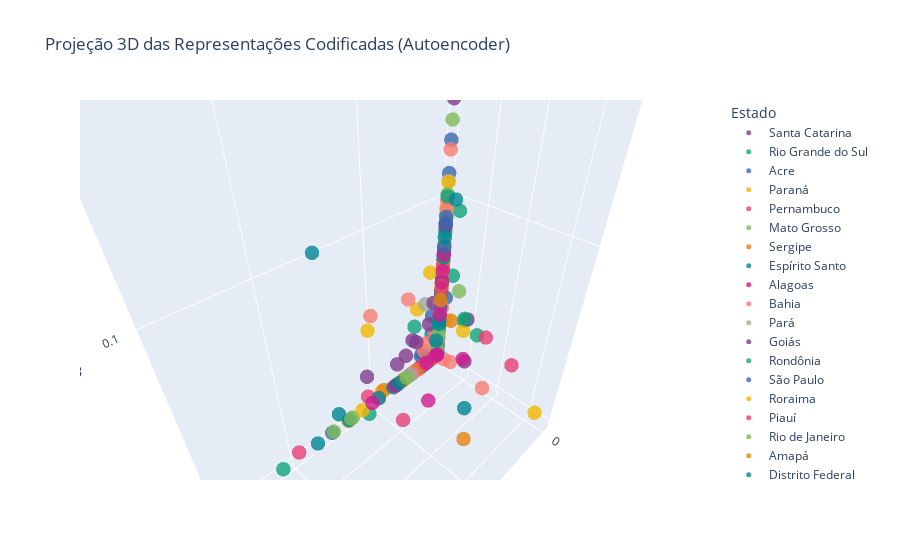

Write notebook code for a chart like this one.
### Markdown cell above
A aplicação do modelo de Logistic Regression antes e depois da redução de dimensionalidade com Autoencoder revelou diferenças marcantes em desempenho e eficiência. Sem a redução, o modelo apresentou uma acurácia de 0,0667 e F1-score de 0,0540, com tempo de treino de 2,41 segundos, demonstrando alguma capacidade de identificar padrões, mas com baixa precisão geral. Após a redução para oito dimensões latentes, o tempo de treino caiu para 0,02 segundos, evidenciando um ganho significativo em eficiência computacional. Contudo, tanto a acurácia quanto o F1-score foram 0,0000, indicando perda total de capacidade preditiva. Essa queda pode ser explicada pela compressão excessiva dos dados, que eliminou informações relevantes, e pelo fato de o Autoencoder ser um método não supervisionado, que aprende a reconstruir os dados sem considerar as classes. Assim, conclui-se que, embora a redução de dimensionalidade melhore o desempenho computacional, ela deve ser aplicada com cautela para não comprometer a representatividade dos dados. Apesar disso, o erro de reconstrução (MSE = 0.00247) indica que o autoencoder conseguiu representar bem a estrutura geral dos dados, ainda que tenha perdido informações relevantes para a tarefa de classificação. Conclui-se, portanto, que a redução de dimensionalidade trouxe benefícios em desempenho computacional, mas comprometeu a representatividade dos dados para fins preditivos, mostrando que esse tipo de técnica deve ser utilizada com cautela e balanceamento entre compressão e preservação de informação.

### Code cell
from sklearn.model_selection import train_test_split
import plotly.express as px

# Separa variável-alvo e preditoras
y = df['Estado']
X = df.drop(columns=['Estado'])

# Converte variáveis categóricas em numéricas (one-hot encoding)
X_encoded = pd.get_dummies(X, drop_first=True)

# Divide em conjuntos de treino e teste
X_train, X_test, y_train, y_test = train_test_split(
    X_encoded, y, test_size=0.2, random_state=42
)

# Cria DataFrame com as 3 primeiras dimensões codificadas (saída do encoder)
df_encoded = pd.DataFrame(X_train_encoded[:, :3], columns=['Dim1', 'Dim2', 'Dim3'])

# Adiciona a coluna da variável-alvo (Estado)
df_encoded['Estado'] = y_train.values

# Gera gráfico 3D interativo com Plotly
fig = px.scatter_3d(
    df_encoded, 
    x='Dim1', 
    y='Dim2', 
    z='Dim3',
    color='Estado',
    title='Projeção 3D das Representações Codificadas (Autoencoder)',
    opacity=0.8,
    color_discrete_sequence=px.colors.qualitative.Bold
)

# Ajusta tamanho dos pontos e exibe o gráfico
fig.update_traces(marker=dict(size=5))
fig.show()

### Figure 1 — Plotly figure (JSON) as saved in the notebook; plotly's stock layout.template omitted (floating-point values rounded to 4 significant figures)
{"data": [{"hovertemplate": "Estado=Santa Catarina<br>Dim1=%{x}<br>Dim2=%{y}<br>Dim3=%{z}<extra></extra>", "legendgroup": "Santa Catarina", "marker": {"color": "rgb(127, 60, 141)", "opacity": 0.8, "size": 5, "symbol": "circle"}, "mode": "markers", "name": "Santa Catarina", "scene": "scene", "showlegend": true, "type": "scatter3d", "x": [0.02645, 0.0, 0.0, 0.0, 0.0, 0.0, 0.0, 0.0, 0.0, 0.0], "y": [0.0, 0.0, 0.0, 0.0, 0.0, 0.0, 0.01944, 0.0, 0.0, 0.0], "z": [0.01695, 0.1423, 0.04972, 0.02801, 0.04278, 0.008667, 0.008068, 0.0, 0.03129, 0.01108]}, {"hovertemplate": "Estado=Rio Grande do Sul<br>Dim1=%{x}<br>Dim2=%{y}<br>Dim3=%{z}<extra></extra>", "legendgroup": "Rio Grande do Sul", "marker": {"color": "rgb(17, 165, 121)", "opacity": 0.8, "size": 5, "symbol": "circle"}, "mode": "markers", "name": "Rio Grande do Sul", "scene": "scene", "showlegend": true, "type": "scatter3d", "x": [0.0, 0.0, 0.1059, 0.0, 0.001873, 0.0, 0.0, 0.0, 0.0, 0.02031], "y": [0.01624, 0.0, 0.0, 0.0, 0.009103, 0.0, 0.0, 0.0, 0.006764, 0.0], "z": [0.03487, 0.0, 0.0, 0.01748, 0.09588, 0.0334, 0.0, 0.04616, 0.05872, 0.03337]}, {"hovertemplate": "Estado=Acre<br>Dim1=%{x}<br>Dim2=%{y}<br>Dim3=%{z}<extra></extra>", "legendgroup": "Acre", "marker": {"color": "rgb(57, 105, 172)", "opacity": 0.8, "size": 5, "symbol": "circle"}, "mode": "markers", "name": "Acre", "scene": "scene", "showlegend": true, "type": "scatter3d", "x": [0.07779, 0.0, 0.006573, 0.02162, 0.0144, 0.0, 0.0, 0.0, 0.01333, 0.0], "y": [0.0, 0.0, 0.0, 0.0, 0.0, 0.0, 0.0, 0.0, 0.0, 0.0], "z": [0.0, 0.05495, 0.03286, 0.0, 0.008576, 0.0, 0.1106, 0.0, 0.01014, 0.1255]}, {"hovertemplate": "Estado=Paraná<br>Dim1=%{x}<br>Dim2=%{y}<br>Dim3=%{z}<extra></extra>", "legendgroup": "Paraná", "marker": {"color": "rgb(242, 183, 1)", "opacity": 0.8, "size": 5, "symbol": "circle"}, "mode": "markers", "name": "Paraná", "scene": "scene", "showlegend": true, "type": "scatter3d", "x": [0.0, 0.0, 0.01192, 0.0, 0.001243, 0.04809, 0.01146, 0.0, 0.0, 0.06749, 0.01859, 0.0, 0.0], "y": [0.0, 0.01646, 0.06891, 0.004313, 0.0, 0.003947, 0.001481, 0.0, 0.0, 0.0, 0.0, 0.0, 0.0], "z": [0.003049, 0.02824, 0.0174, 0.02884, 0.0, 0.008973, 0.06346, 0.09426, 0.007716, 0.0, 0.04376, 0.0, 0.009447]}, {"hovertemplate": "Estado=Pernambuco<br>Dim1=%{x}<br>Dim2=%{y}<br>Dim3=%{z}<extra></extra>", "legendgroup": "Pernambuco", "marker": {"color": "rgb(231, 63, 116)", "opacity": 0.8, "size": 5, "symbol": "circle"}, "mode": "markers", "name": "Pernambuco", "scene": "scene", "showlegend": true, "type": "scatter3d", "x": [0.05056, 0.0, 0.0, 0.0, 0.0, 0.0, 0.0, 0.0, 0.0, 0.09675, 0.0282], "y": [0.02172, 0.0, 0.0, 0.0, 0.0, 0.0, 0.0, 0.0, 0.0, 0.0, 0.0], "z": [0.00471, 0.03557, 0.01344, 0.01694, 0.05001, 0.04536, 0.0315, 0.05835, 0.0, 0.003243, 0.0]}, {"hovertemplate": "Estado=Mato Grosso<br>Dim1=%{x}<br>Dim2=%{y}<br>Dim3=%{z}<extra></extra>", "legendgroup": "Mato Grosso", "marker": {"color": "rgb(128, 186, 90)", "opacity": 0.8, "size": 5, "symbol": "circle"}, "mode": "markers", "name": "Mato Grosso", "scene": "scene", "showlegend": true, "type": "scatter3d", "x": [0.0, 0.06456, 0.0, 0.0, 0.0, 0.0, 0.0, 0.0, 0.004121, 0.0, 0.0, 0.0], "y": [0.0, 0.0, 0.0, 0.0, 0.0, 0.0, 0.0, 0.0, 0.0, 0.0, 0.0, 0.0], "z": [0.0, 0.0, 0.00409, 0.02462, 0.0, 0.03383, 0.1003, 0.05299, 0.0, 0.01663, 0.01521, 0.09056]}, {"hovertemplate": "Estado=Sergipe<br>Dim1=%{x}<br>Dim2=%{y}<br>Dim3=%{z}<extra></extra>", "legendgroup": "Sergipe", "marker": {"color": "rgb(230, 131, 16)", "opacity": 0.8, "size": 5, "symbol": "circle"}, "mode": "markers", "name": "Sergipe", "scene": "scene", "showlegend": true, "type": "scatter3d", "x": [0.0, 0.0, 0.0, 0.0, 0.04306, 0.0, 0.01533, 0.01421, 0.03529, 0.0], "y": [0.0, 0.0, 0.0, 0.0, 0.0, 0.0, 0.0, 0.0, 0.0476, 0.0], "z": [0.0, 0.054, 0.0, 0.0, 0.003313, 0.04311, 0.0, 0.0, 0.0, 0.03842]}, {"hovertemplate": "Estado=Espírito Santo<br>Dim1=%{x}<br>Dim2=%{y}<br>Dim3=%{z}<extra></extra>", "legendgroup": "Espírito Santo", "marker": {"color": "rgb(0, 134, 149)", "opacity": 0.8, "size": 5, "symbol": "circle"}, "mode": "markers", "name": "Espírito Santo", "scene": "scene", "showlegend": true, "type": "scatter3d", "x": [0.03594, 0.0, 0.08644, 0.0, 0.0, 0.0, 0.07272, 0.006982, 0.0], "y": [0.0, 0.0, 0.0, 0.0, 0.0, 0.0, 0.0, 0.0008024, 0.0], "z": [0.0, 0.05054, 0.0, 0.0, 0.0, 0.07291, 0.009405, 0.02061, 0.03297]}, {"hovertemplate": "Estado=Alagoas<br>Dim1=%{x}<br>Dim2=%{y}<br>Dim3=%{z}<extra></extra>", "legendgroup": "Alagoas", "marker": {"color": "rgb(207, 28, 144)", "opacity": 0.8, "size": 5, "symbol": "circle"}, "mode": "markers", "name": "Alagoas", "scene": "scene", "showlegend": true, "type": "scatter3d", "x": [0.0, 0.0, 0.0, 0.0, 0.0, 0.0, 0.0, 0.0, 0.03453, 0.04285, 0.0], "y": [0.0, 0.0, 0.0, 0.0, 0.0, 0.0, 0.0, 0.0, 0.0, 0.03058, 0.0], "z": [0.1457, 0.04159, 0.02043, 0.0, 0.03168, 0.06488, 0.0, 0.0, 0.0, 0.01972, 0.0]}, {"hovertemplate": "Estado=Bahia<br>Dim1=%{x}<br>Dim2=%{y}<br>Dim3=%{z}<extra></extra>", "legendgroup": "Bahia", "marker": {"color": "rgb(249, 123, 114)", "opacity": 0.8, "size": 5, "symbol": "circle"}, "mode": "markers", "name": "Bahia", "scene": "scene", "showlegend": true, "type": "scatter3d", "x": [0.04709, 0.0, 0.009879, 0.0, 0.0, 0.0163, 0.0, 0.0, 0.01204, 0.0, 0.0], "y": [0.0, 0.0, 0.0, 0.0, 0.0, 0.04234, 0.0, 0.0, 0.0, 0.0, 0.0], "z": [0.0, 0.04626, 0.01556, 0.01926, 0.04176, 0.01681, 0.1499, 0.09289, 0.01089, 0.05054, 0.008735]}, {"hovertemplate": "Estado=Pará<br>Dim1=%{x}<br>Dim2=%{y}<br>Dim3=%{z}<extra></extra>", "legendgroup": "Pará", "marker": {"color": "rgb(165, 170, 153)", "opacity": 0.8, "size": 5, "symbol": "circle"}, "mode": "markers", "name": "Pará", "scene": "scene", "showlegend": true, "type": "scatter3d", "x": [0.0, 0.0, 0.0, 0.0, 0.02654, 0.0, 0.0, 0.0, 0.0, 0.0, 0.0], "y": [0.0, 0.0, 0.0, 0.0, 0.01211, 0.0, 0.0, 0.0, 0.0, 0.0, 0.0], "z": [0.05611, 0.02983, 0.03472, 0.01615, 0.05779, 0.0, 0.06144, 0.01168, 0.03146, 0.1069, 0.04075]}, {"hovertemplate": "Estado=Goiás<br>Dim1=%{x}<br>Dim2=%{y}<br>Dim3=%{z}<extra></extra>", "legendgroup": "Goiás", "marker": {"color": "rgb(127, 60, 141)", "opacity": 0.8, "size": 5, "symbol": "circle"}, "mode": "markers", "name": "Goiás", "scene": "scene", "showlegend": true, "type": "scatter3d", "x": [0.0, 0.0, 0.0, 0.0, 0.01137, 0.0, 0.01859, 0.0, 0.005818, 0.0, 0.02152, 0.03354, 0.0], "y": [0.0, 0.0, 0.0, 0.0, 0.0, 0.01843, 0.0, 0.0, 0.0, 0.0, 0.0, 0.0, 0.0], "z": [0.05282, 0.01407, 0.0681, 0.04472, 0.0, 0.03709, 0.02162, 0.03979, 0.04109, 0.0, 0.02472, 0.0, 0.00833]}, {"hovertemplate": "Estado=Rondônia<br>Dim1=%{x}<br>Dim2=%{y}<br>Dim3=%{z}<extra></extra>", "legendgroup": "Rondônia", "marker": {"color": "rgb(17, 165, 121)", "opacity": 0.8, "size": 5, "symbol": "circle"}, "mode": "markers", "name": "Rondônia", "scene": "scene", "showlegend": true, "type": "scatter3d", "x": [0.0, 0.05717, 0.0, 0.0, 0.0, 0.0, 0.006689, 0.001011, 0.0, 0.02296, 0.0], "y": [0.0253, 0.004138, 0.0, 0.0, 0.0, 0.0, 0.0, 0.0, 0.0, 0.0, 0.0], "z": [0.03056, 0.0, 0.0029, 0.0, 0.08099, 0.0282, 0.0, 0.0, 0.0, 0.0, 0.01118]}, {"hovertemplate": "Estado=São Paulo<br>Dim1=%{x}<br>Dim2=%{y}<br>Dim3=%{z}<extra></extra>", "legendgroup": "São Paulo", "marker": {"color": "rgb(57, 105, 172)", "opacity": 0.8, "size": 5, "symbol": "circle"}, "mode": "markers", "name": "São Paulo", "scene": "scene", "showlegend": true, "type": "scatter3d", "x": [0.01573, 0.0, 0.0, 0.01251, 0.0, 0.0, 0.0, 0.0, 0.01107], "y": [0.0, 0.0, 0.0, 0.0, 0.0, 0.003261, 0.0, 0.0, 0.0], "z": [0.0, 0.0, 0.07061, 0.0, 0.01255, 0.04318, 0.08621, 0.0478, 0.0]}, {"hovertemplate": "Estado=Roraima<br>Dim1=%{x}<br>Dim2=%{y}<br>Dim3=%{z}<extra></extra>", "legendgroup": "Roraima", "marker": {"color": "rgb(242, 183, 1)", "opacity": 0.8, "size": 5, "symbol": "circle"}, "mode": "markers", "name": "Roraima", "scene": "scene", "showlegend": true, "type": "scatter3d", "x": [0.0, 0.0, 0.0, 0.05815, 0.0, 0.0, 0.0, 0.0, 0.0, 0.0602, 0.0], "y": [0.0, 0.0, 0.0, 0.0, 0.0, 0.0, 0.0, 0.0, 0.0, 0.009606, 0.0], "z": [0.06231, 0.0, 0.009209, 0.0, 0.0, 0.1064, 0.04667, 0.0, 0.08577, 0.06041, 0.05919]}, {"hovertemplate": "Estado=Piauí<br>Dim1=%{x}<br>Dim2=%{y}<br>Dim3=%{z}<extra></extra>", "legendgroup": "Piauí", "marker": {"color": "rgb(231, 63, 116)", "opacity": 0.8, "size": 5, "symbol": "circle"}, "mode": "markers", "name": "Piauí", "scene": "scene", "showlegend": true, "type": "scatter3d", "x": [0.0, 0.05391, 0.0, 0.0, 0.0, 0.01483, 0.0, 0.0, 0.0, 0.0, 0.0], "y": [0.0, 0.0, 0.04726, 0.0, 0.0, 0.0, 0.0, 0.0, 0.0, 0.0, 0.03061], "z": [0.02011, 0.006967, 0.02443, 0.02955, 0.04369, 0.0, 0.01548, 0.06175, 0.0353, 0.01607, 0.03229]}, {"hovertemplate": "Estado=Rio de Janeiro<br>Dim1=%{x}<br>Dim2=%{y}<br>Dim3=%{z}<extra></extra>", "legendgroup": "Rio de Janeiro", "marker": {"color": "rgb(128, 186, 90)", "opacity": 0.8, "size": 5, "symbol": "circle"}, "mode": "markers", "name": "Rio de Janeiro", "scene": "scene", "showlegend": true, "type": "scatter3d", "x": [0.008045, 0.0, 0.0, 0.07682, 0.02673, 0.0, 0.007765, 0.0, 0.0], "y": [0.0, 0.0, 0.0, 0.0, 0.0, 0.0, 0.0, 0.0, 0.0], "z": [0.0, 0.04302, 0.1006, 0.0, 0.0, 0.07459, 0.0, 0.03623, 0.1941]}, {"hovertemplate": "Estado=Amapá<br>Dim1=%{x}<br>Dim2=%{y}<br>Dim3=%{z}<extra></extra>", "legendgroup": "Amapá", "marker": {"color": "rgb(230, 131, 16)", "opacity": 0.8, "size": 5, "symbol": "circle"}, "mode": "markers", "name": "Amapá", "scene": "scene", "showlegend": true, "type": "scatter3d", "x": [0.0, 0.0, 0.02843, 0.0, 0.0, 0.0, 0.0, 0.0177, 0.0], "y": [0.0, 0.0, 0.0, 0.0, 0.0, 0.0, 0.007875, 0.0, 0.0], "z": [0.06617, 0.0254, 0.0, 0.04869, 0.01041, 0.0, 0.03022, 0.0, 0.03388]}, {"hovertemplate": "Estado=Distrito Federal<br>Dim1=%{x}<br>Dim2=%{y}<br>Dim3=%{z}<extra></extra>", "legendgroup": "Distrito Federal", "marker": {"color": "rgb(0, 134, 149)", "opacity": 0.8, "size": 5, "symbol": "circle"}, "mode": "markers", "name": "Distrito Federal", "scene": "scene", "showlegend": true, "type": "scatter3d", "x": [0.0, 0.0, 0.03157, 0.0, 0.04666, 0.0, 0.0, 0.0, 0.0, 0.06712, 0.0], "y": [0.0, 0.0, 0.0, 0.0, 0.0, 0.0, 0.0, 0.0, 0.0, 0.0, 0.0], "z": [0.02535, 0.06662, 0.0, 0.001522, 0.0, 0.04984, 0.0, 0.03934, 0.0, 0.0, 0.03784]}, {"hovertemplate": "Estado=Paraíba<br>Dim1=%{x}<br>Dim2=%{y}<br>Dim3=%{z}<extra></extra>", "legendgroup": "Paraíba", "marker": {"color": "rgb(207, 28, 144)", "opacity": 0.8, "size": 5, "symbol": "circle"}, "mode": "markers", "name": "Paraíba", "scene": "scene", "showlegend": true, "type": "scatter3d", "x": [0.001964, 0.0, 0.05128, 0.0, 0.0, 0.0, 0.02127, 0.0, 0.0, 0.0], "y": [0.001548, 0.0, 0.0, 0.0, 0.0, 0.0, 0.0, 0.0, 0.0, 0.0], "z": [0.03002, 0.01877, 0.0, 0.05849, 0.06839, 0.04683, 0.0, 0.0, 0.08493, 0.008556]}, {"hovertemplate": "Estado=Amazonas<br>Dim1=%{x}<br>Dim2=%{y}<br>Dim3=%{z}<extra></extra>", "legendgroup": "Amazonas", "marker": {"color": "rgb(249, 123, 114)", "opacity": 0.8, "size": 5, "symbol": "circle"}, "mode": "markers", "name": "Amazonas", "scene": "scene", "showlegend": true, "type": "scatter3d", "x": [0.0, 0.0, 0.0, 0.02092, 0.0, 0.0, 0.0, 0.0, 0.003317, 0.0007849, 0.0], "y": [0.0, 0.0, 0.0, 0.0, 0.0, 0.0, 0.005063, 0.009806, 0.0, 0.0, 0.001121], "z": [0.03627, 0.02526, 0.0, 0.0, 0.09737, 0.1213, 0.0, 0.001025, 0.01887, 0.0, 0.03543]}, {"hovertemplate": "Estado=Não informado<br>Dim1=%{x}<br>Dim2=%{y}<br>Dim3=%{z}<extra></extra>", "legendgroup": "Não informado", "marker": {"color": "rgb(165, 170, 153)", "opacity": 0.8, "size": 5, "symbol": "circle"}, "mode": "markers", "name": "Não informado", "scene": "scene", "showlegend": true, "type": "scatter3d", "x": [0.02247, 0.0, 0.0, 0.0, 0.0, 0.0, 0.0, 0.0], "y": [0.0, 0.0, 0.0, 0.0, 0.0, 0.0, 0.0, 0.0], "z": [0.0, 0.03406, 0.01139, 0.0328, 0.01424, 0.02593, 0.01859, 0.03628]}, {"hovertemplate": "Estado=Minas Gerais<br>Dim1=%{x}<br>Dim2=%{y}<br>Dim3=%{z}<extra></extra>", "legendgroup": "Minas Gerais", "marker": {"color": "rgb(127, 60, 141)", "opacity": 0.8, "size": 5, "symbol": "circle"}, "mode": "markers", "name": "Minas Gerais", "scene": "scene", "showlegend": true, "type": "scatter3d", "x": [0.05392, 0.0, 0.0, 0.0, 0.033, 0.0, 0.0, 0.0, 0.0, 0.008628], "y": [0.0, 0.0, 0.0, 0.0, 0.0, 0.0, 0.0, 0.0, 0.0, 0.0], "z": [0.02122, 0.0, 0.0, 0.03507, 0.01517, 0.0, 0.04263, 0.08379, 0.0, 0.02813]}, {"hovertemplate": "Estado=Rio Grande do Norte<br>Dim1=%{x}<br>Dim2=%{y}<br>Dim3=%{z}<extra></extra>", "legendgroup": "Rio Grande do Norte", "marker": {"color": "rgb(17, 165, 121)", "opacity": 0.8, "size": 5, "symbol": "circle"}, "mode": "markers", "name": "Rio Grande do Norte", "scene": "scene", "showlegend": true, "type": "scatter3d", "x": [0.0, 0.001176, 0.0, 0.0, 0.0, 0.0, 0.0, 0.0, 0.0, 0.0], "y": [0.0, 0.01736, 0.0, 0.0, 0.0, 0.0, 0.0, 0.0, 0.0, 0.0], "z": [0.0219, 0.03765, 0.0, 0.09941, 0.05075, 0.04545, 0.02622, 0.0, 0.001817, 0.006564]}, {"hovertemplate": "Estado=Tocantins<br>Dim1=%{x}<br>Dim2=%{y}<br>Dim3=%{z}<extra></extra>", "legendgroup": "Tocantins", "marker": {"color": "rgb(57, 105, 172)", "opacity": 0.8, "size": 5, "symbol": "circle"}, "mode": "markers", "name": "Tocantins", "scene": "scene", "showlegend": true, "type": "scatter3d", "x": [0.0, 0.0, 0.0, 0.1333, 0.0, 0.0, 0.0, 0.0, 0.0, 0.0], "y": [0.0, 0.0, 0.0, 0.0, 0.0, 0.0, 0.0, 0.0, 0.0, 0.0], "z": [0.08904, 0.08547, 0.0, 0.0, 0.002831, 0.073, 0.0, 0.1474, 0.0, 0.005534]}, {"hovertemplate": "Estado=Não identificado<br>Dim1=%{x}<br>Dim2=%{y}<br>Dim3=%{z}<extra></extra>", "legendgroup": "Não identificado", "marker": {"color": "rgb(242, 183, 1)", "opacity": 0.8, "size": 5, "symbol": "circle"}, "mode": "markers", "name": "Não identificado", "scene": "scene", "showlegend": true, "type": "scatter3d", "x": [0.0], "y": [0.0], "z": [0.04969]}, {"hovertemplate": "Estado=Exterior<br>Dim1=%{x}<br>Dim2=%{y}<br>Dim3=%{z}<extra></extra>", "legendgroup": "Exterior", "marker": {"color": "rgb(231, 63, 116)", "opacity": 0.8, "size": 5, "symbol": "circle"}, "mode": "markers", "name": "Exterior", "scene": "scene", "showlegend": true, "type": "scatter3d", "x": [0.0, 0.002276, 0.0, 0.01011, 0.003061, 0.0, 0.0], "y": [0.0, 0.0009753, 0.0, 0.0, 0.0, 0.0, 0.0], "z": [0.0, 0.001853, 0.02662, 0.0, 0.0, 0.0, 0.0468]}, {"hovertemplate": "Estado=Ceará<br>Dim1=%{x}<br>Dim2=%{y}<br>Dim3=%{z}<extra></extra>", "legendgroup": "Ceará", "marker": {"color": "rgb(128, 186, 90)", "opacity": 0.8, "size": 5, "symbol": "circle"}, "mode": "markers", "name": "Ceará", "scene": "scene", "showlegend": true, "type": "scatter3d", "x": [0.02562, 0.0, 0.06557, 0.0, 0.0, 0.0, 0.0, 0.0, 0.0, 0.0], "y": [0.0, 0.0, 0.0, 0.01146, 0.0, 0.0, 0.0, 0.0, 0.0, 0.0], "z": [0.0, 0.0, 0.0, 0.05151, 0.0, 0.0, 0.1339, 0.01559, 0.006103, 0.0]}, {"hovertemplate": "Estado=Não se aplica<br>Dim1=%{x}<br>Dim2=%{y}<br>Dim3=%{z}<extra></extra>", "legendgroup": "Não se aplica", "marker": {"color": "rgb(230, 131, 16)", "opacity": 0.8, "size": 5, "symbol": "circle"}, "mode": "markers", "name": "Não se aplica", "scene": "scene", "showlegend": true, "type": "scatter3d", "x": [0.0], "y": [0.0], "z": [0.04007]}, {"hovertemplate": "Estado=Maranhão<br>Dim1=%{x}<br>Dim2=%{y}<br>Dim3=%{z}<extra></extra>", "legendgroup": "Maranhão", "marker": {"color": "rgb(0, 134, 149)", "opacity": 0.8, "size": 5, "symbol": "circle"}, "mode": "markers", "name": "Maranhão", "scene": "scene", "showlegend": true, "type": "scatter3d", "x": [0.0997, 0.02012, 0.07647, 0.0, 0.0, 0.0, 0.0, 0.001779], "y": [0.05433, 0.03601, 0.0, 0.0, 0.004985, 0.0, 0.0, 0.0], "z": [0.01444, 0.0, 0.1013, 0.07814, 0.09951, 0.0236, 0.027, 0.01233]}, {"hovertemplate": "Estado=Mato Grosso do Sul<br>Dim1=%{x}<br>Dim2=%{y}<br>Dim3=%{z}<extra></extra>", "legendgroup": "Mato Grosso do Sul", "marker": {"color": "rgb(207, 28, 144)", "opacity": 0.8, "size": 5, "symbol": "circle"}, "mode": "markers", "name": "Mato Grosso do Sul", "scene": "scene", "showlegend": true, "type": "scatter3d", "x": [0.0, 0.0, 0.008987, 0.0, 0.0, 0.0, 0.0], "y": [0.0, 0.01822, 0.0, 0.0, 0.0, 0.0, 0.0], "z": [0.0, 0.008993, 0.0, 0.05142, 0.03003, 0.0, 0.0]}, {"hovertemplate": "Estado= Não identificado<br>Dim1=%{x}<br>Dim2=%{y}<br>Dim3=%{z}<extra></extra>", "legendgroup": " Não identificado", "marker": {"color": "rgb(249, 123, 114)", "opacity": 0.8, "size": 5, "symbol": "circle"}, "mode": "markers", "name": " Não identificado", "scene": "scene", "showlegend": true, "type": "scatter3d", "x": [0.02539, 0.05001], "y": [0.0, 0.0], "z": [0.05362, 0.05713]}], "layout": {"autosize": true, "legend": {"title": {"text": "Estado"}, "tracegroupgap": 0}, "scene": {"aspectmode": "auto", "aspectratio": {"x": 1.099, "y": 0.5683, "z": 1.6}, "camera": {"center": {"x": 0, "y": 0, "z": 0}, "eye": {"x": 0.6931, "y": 0.6931, "z": 0.6931}, "projection": {"type": "perspective"}, "up": {"x": 0, "y": 0, "z": 1}}, "domain": {"x": [0, 1], "y": [0, 1]}, "xaxis": {"title": {"text": "Dim1"}, "type": "linear"}, "yaxis": {"title": {"text": "Dim2"}, "type": "linear"}, "zaxis": {"title": {"text": "Dim3"}, "type": "linear"}}, "title": {"text": "Projeção 3D das Representações Codificadas (Autoencoder)"}}}
